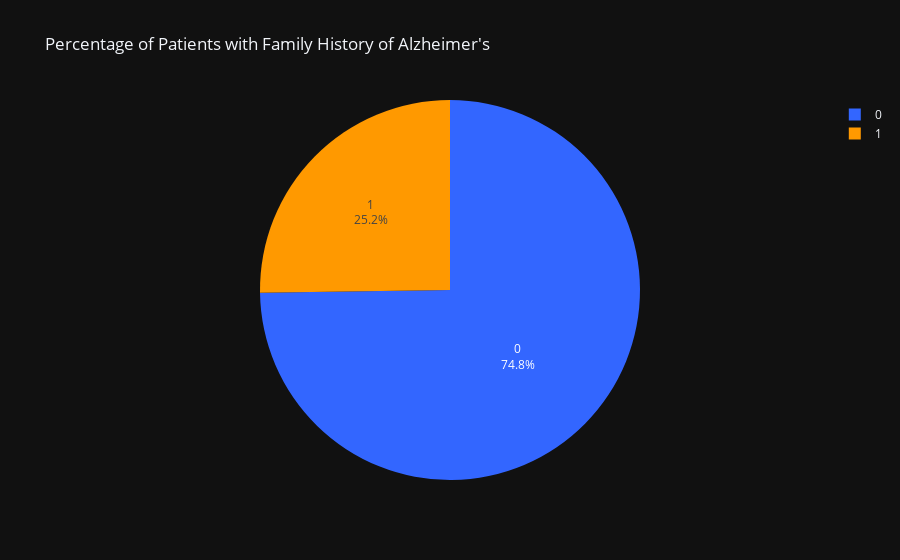

The notebook cell saved with this chart:
### Markdown cell above
>**Interpretation**: The gender distribution indicates that the number of males and females with and without Alzheimer's is fairly similar, but slightly more males are diagnosed with Alzheimer's compared to females.

### Code cell
# What is the percentage of patients with a family history of Alzheimer's?
family_history_percentage = data['FamilyHistoryAlzheimers'].value_counts(normalize=True) * 100

# Create pie chart with custom colors
fig = px.pie(values=family_history_percentage, 
             names=family_history_percentage.index, 
             title='Percentage of Patients with Family History of Alzheimer\'s', 
             template="plotly_dark",
             color_discrete_sequence=['#3366FF', '#FF9900'],
             labels={'FamilyHistoryAlzheimers':'FamilyHistoryAlzheimers (0=No, 1=Yes)'})

# Add percentage labels
fig.update_traces(textinfo='percent+label')
fig.show()

### Figure 1 — Plotly figure (JSON) as saved in the notebook; plotly's stock layout.template omitted (floating-point values rounded to 4 significant figures)
{"data": [{"domain": {"x": [0, 1], "y": [0, 1]}, "hovertemplate": "label=%{label}<br>value=%{value}<extra></extra>", "labels": [0, 1], "legendgroup": "", "name": "", "showlegend": true, "textinfo": "percent+label", "type": "pie", "values": [74.78, 25.22]}], "layout": {"legend": {"tracegroupgap": 0}, "piecolorway": ["#3366FF", "#FF9900"], "title": {"text": "Percentage of Patients with Family History of Alzheimer's"}}}
